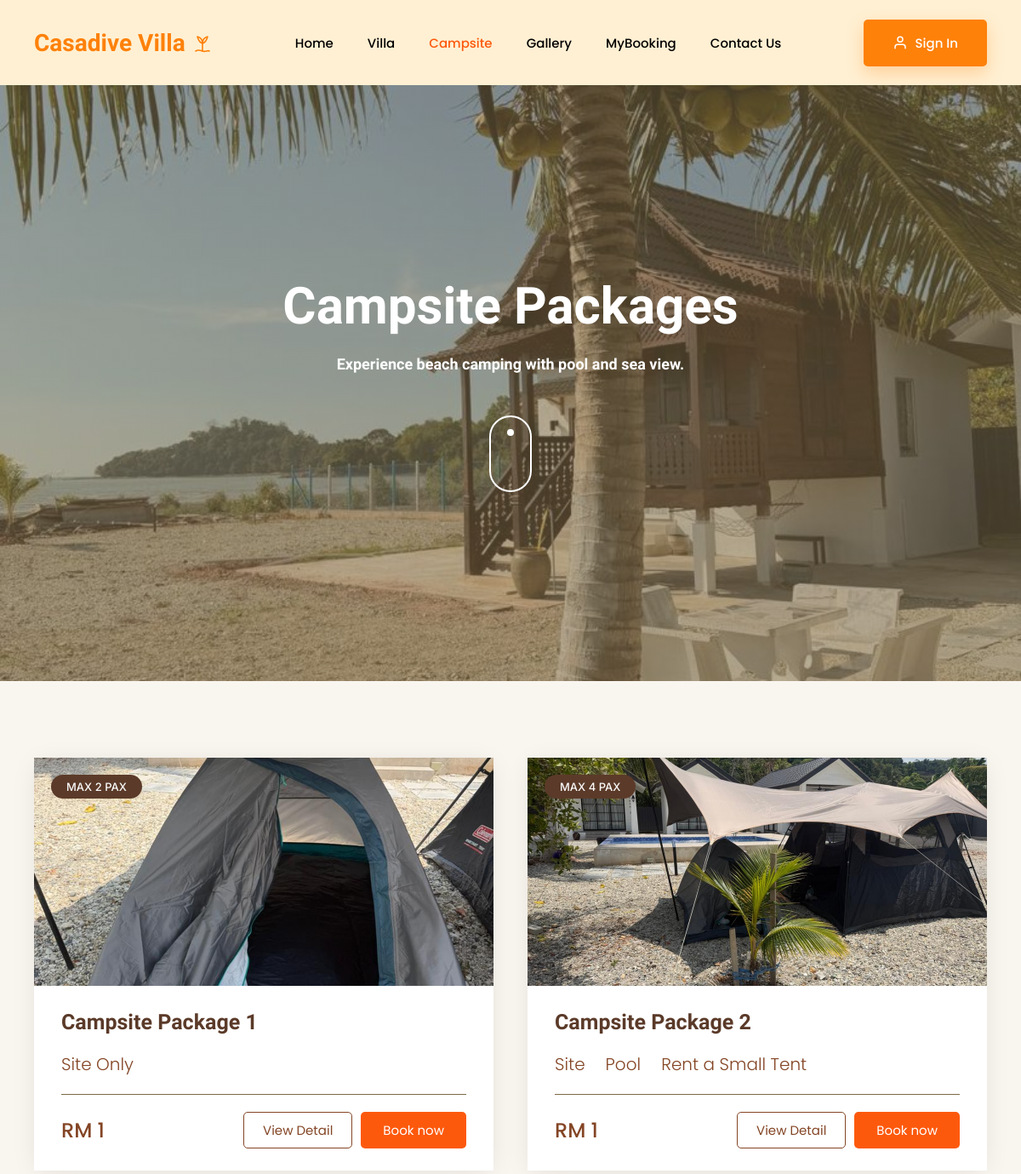
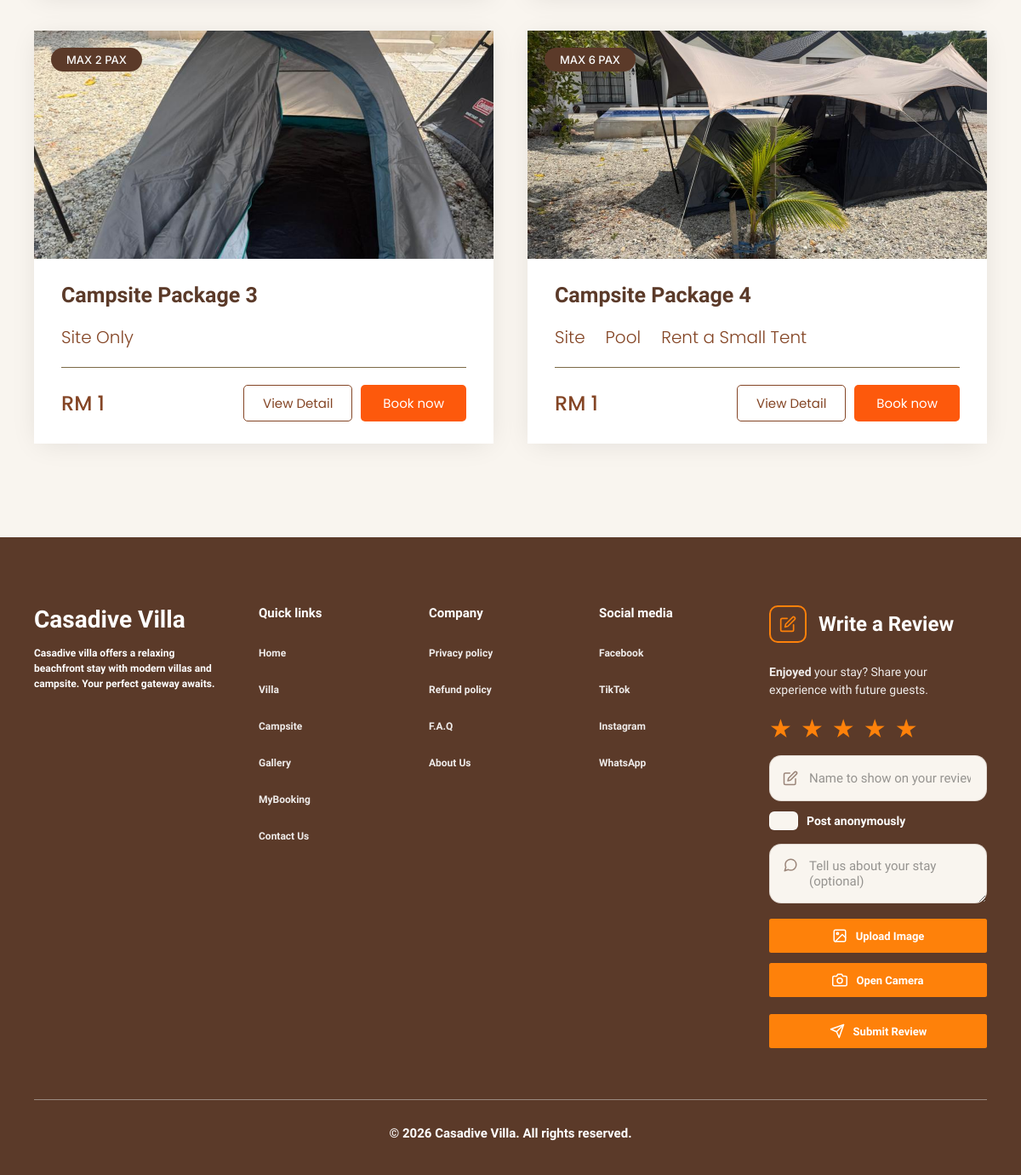
Screenshot of /customer/campsite.php with the database file from the repository (2 pictures, top to bottom).
### tables this page shows
CREATE TABLE `accommodation` (
  accommodation_id   INT UNSIGNED AUTO_INCREMENT PRIMARY KEY,
  accommodation_name VARCHAR(100) NOT NULL,
  accommodation_type ENUM('Villa','Campsite') NOT NULL,
  price              DECIMAL(10,2) NOT NULL COMMENT 'weekday / base rate per night, used for all booking calculations',
  price_weekend      DECIMAL(10,2) NULL COMMENT 'display only — not applied to booking totals yet',
  price_holiday      DECIMAL(10,2) NULL COMMENT 'display only — not applied to booking totals yet',
  capacity           INT UNSIGNED NOT NULL,
  pax_label          VARCHAR(30) NULL COMMENT 'display string e.g. "4-5 PAX", falls back to "Max N guests"',
  features           TEXT NULL COMMENT 'one feature per line, e.g. "Wifi\nAircond\nSea View"',
  description        TEXT,
  status             ENUM('available','unavailable','maintenance') NOT NULL DEFAULT 'available',
  image              VARCHAR(255),
  door_code          VARCHAR(20) COMMENT 'lock box / door code shown to the guest in the check-in reminder'
);

### customer/campsite.php (called while the page is built, shortened)
<?php
require_once __DIR__ . '/../includes/db.php';
$searchCheckIn = trim((string) ($_GET['check_in'] ?? ''));
$searchCheckOut = trim((string) ($_GET['check_out'] ?? ''));
$searchGuestsRaw = trim((string) ($_GET['guests'] ?? ''));
$searchActive = $searchCheckIn !== '' || $searchCheckOut !== '' || $searchGuestsRaw !== '';
$campsites = [];
$maxCampsiteCapacity = (int) $pdo->query(
    "SELECT COALESCE(MAX(capacity), 0) FROM accommodation WHERE accommodation_type = 'Campsite' AND status = 'available'"
)->fetchColumn();
if ($searchActive) {
    $searchGuests = filter_var($searchGuestsRaw, FILTER_VALIDATE_INT);
    if ($searchGuests === false || $searchGuests < 1) {
        $searchError = 'Please enter a valid number of guests.';
    } elseif ($searchGuests > $maxCampsiteCapacity) {
        $searchError = "Sorry, our Campsite packages can't accommodate more than {$maxCampsiteCapacity} guests. Please reduce the number of guests, or try Villa instead.";
    } elseif ($searchCheckIn !== '' && $searchCheckOut !== '' && $searchCheckOut <= $searchCheckIn) {
        $searchError = 'Check-out date must be after check-in date.';
    } else {
        $useDates = $searchCheckIn !== '' && $searchCheckOut !== '';
        $matches = recommend_accommodations($pdo, [
            'guests' => $searchGuests,
            'type' => 'Campsite',
            'check_in' => $useDates ? $searchCheckIn : null,
            'check_out' => $useDates ? $searchCheckOut : null,
            'budget' => null,
        ]);
        $campsites = array_column($matches, 'accommodation');
        if (!$campsites) {
            $searchError = $useDates
                ? 'No campsite packages are available for those dates with that number of guests. Please try different dates.'
                : 'No campsite packages match that number of guests right now.';
        }
    }
} else {
    $campsites = $pdo->query(
        "SELECT * FROM accommodation WHERE accommodation_type = 'Campsite' AND status = 'available' ORDER BY accommodation_id"
    )->fetchAll();
}
require __DIR__ . '/views/campsite.view.php';

### customer/views/campsite.view.php (the view, shortened to what this page needs)
<?php include __DIR__ . '/../../includes/header.php'; ?>
  <section class="hero" id="top" style="background-image:linear-gradient(rgba(124,106,70,.55), rgba(124,106,70,.55)), url('../assets/images/beach-benches.jpg');background-size:cover;background-position:center;">
    <h1>Campsite Packages</h1>
    <p>Experience beach camping with pool and sea view.</p>
    <a href="#packages" class="scroll-down" aria-label="Scroll down"><span></span></a>
  </section>
  <section class="packages" id="packages">
    <div class="container">
      <?php
      $searchQuery = $searchActive
          ? '&check_in=' . urlencode($searchCheckIn) . '&check_out=' . urlencode($searchCheckOut) . '&guests=' . urlencode((string) ($_GET['guests'] ?? ''))
          : '';
      ?>
      <div class="package-grid">
      <?php foreach ($campsites as $campsite):
        $searchText = strtolower(($campsite['features'] ?? '') . ' ' . ($campsite['description'] ?? ''));
        $hasPool = strpos($searchText, 'pool') !== false;
        $hasTent = strpos($searchText, 'tent') !== false;
        $siteLabel = ($hasPool || $hasTent) ? 'Site' : 'Site Only';
        $mediaStyle = $campsite['image'] ? ' style="background-image:url(\'' . htmlspecialchars($campsite['image']) . '\');background-size:cover;background-position:center;"' : '';
      ?>
      <article class="package-card">
        <div class="package-media"<?= $mediaStyle ?>>
          <div class="package-badges">
            <span class="badge">MAX <?= (int) $campsite['capacity'] ?> PAX</span>
          </div>
        </div>
        <div class="package-body">
          <h3 class="package-name"><?= htmlspecialchars($campsite['accommodation_name']) ?></h3>
          <div class="package-features">
            <div class="feature"><?= $icons['site'] ?><span><?= $siteLabel ?></span></div>
            <?php if ($hasPool): ?>
              <div class="feature"><?= $icons['pool'] ?><span>Pool</span></div>
            <?php endif; ?>
            <?php if ($hasTent): ?>
              <div class="feature"><?= $icons['tent'] ?><span>Rent a Small Tent</span></div>
            <?php endif; ?>
          </div>
          <hr class="package-divider">
          <div class="package-footer">
            <span class="package-price">RM <?= number_format((float) $campsite['price'], 0) ?></span>
            <div class="package-actions">
              <a href="detail.php?id=<?= (int) $campsite['accommodation_id'] ?>" class="btn view-detail">View Detail</a>
              <a href="bookingform.php?accommodation=<?= urlencode($campsite['accommodation_name']) . $searchQuery ?>" class="btn book-now">Book now</a>
            </div>
          </div>
        </div>
      </article>
      <?php endforeach; ?>
      </div>
    </div>
  </section>
<?php include __DIR__ . '/../../includes/footer.php'; ?>

### rows the page displays
accommodation: image (picture), capacity "2", accommodation_name "Campsite Package 1", siteLabel "Site Only", price "1"
accommodation: image (picture), capacity "4", accommodation_name "Campsite Package 2", siteLabel "Site", price "1"
accommodation: image (picture), capacity "2", accommodation_name "Campsite Package 3", siteLabel "Site Only", price "1"
accommodation: image (picture), capacity "6", accommodation_name "Campsite Package 4", siteLabel "Site", price "1"
